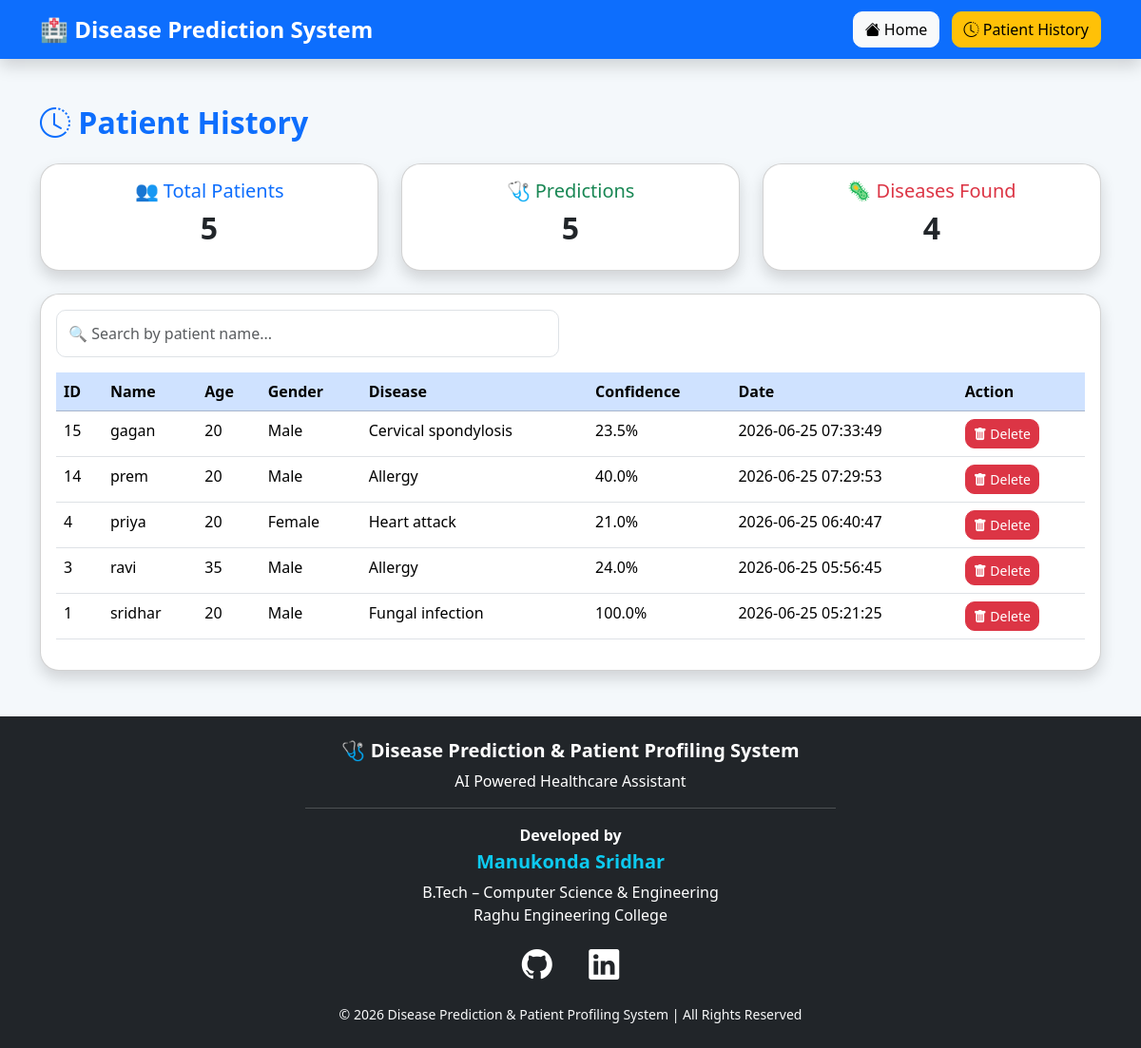
The app's page /history with its own data.
### tables this page shows
CREATE TABLE patients (

            id INTEGER PRIMARY KEY AUTOINCREMENT,

            patient_name TEXT,

            age INTEGER,

            gender TEXT,

            symptoms TEXT,

            predicted_disease TEXT,

            confidence REAL,

            prediction_date TIMESTAMP DEFAULT CURRENT_TIMESTAMP

        );

### app.py (the view)
@app.route("/history")
def history():
    conn = sqlite3.connect("patient_history.db")
    cursor = conn.cursor()
    cursor.execute("""
        SELECT
        id,
        patient_name,
        age,
        gender,
        predicted_disease,
        confidence,
        prediction_date
        FROM patients
        ORDER BY id DESC
    """)
    records = cursor.fetchall()
    cursor.execute("SELECT COUNT(*) FROM patients")
    total_patients = cursor.fetchone()[0]
    cursor.execute("SELECT COUNT(DISTINCT predicted_disease) FROM patients")
    total_diseases = cursor.fetchone()[0]
    cursor.execute("SELECT COUNT(*) FROM patients")
    total_predictions = cursor.fetchone()[0]
    conn.close()
    return render_template(
        "history.html",
        records=records,
        total_patients=total_patients,
        total_diseases=total_diseases,
        total_predictions=total_predictions
    )

### templates/history.html (shortened to what this page needs)
{% extends "base.html" %}
{% block content %}
<h2 class="text-primary mb-4">
    <i class="bi bi-clock-history"></i>
    Patient History
</h2>
<div class="row mb-4">
    <div class="col-md-4">
        <div class="card shadow text-center">
            <div class="card-body">
                <h5 class="text-primary">
                    👥 Total Patients
                </h5>
                <h2>{{ total_patients }}</h2>
            </div>
        </div>
    </div>
    <div class="col-md-4">
        <div class="card shadow text-center">
            <div class="card-body">
                <h5 class="text-success">
                    🩺 Predictions
                </h5>
                <h2>{{ total_predictions }}</h2>
            </div>
        </div>
    </div>
    <div class="col-md-4">
        <div class="card shadow text-center">
            <div class="card-body">
                <h5 class="text-danger">
                    🦠 Diseases Found
                </h5>
                <h2>{{ total_diseases }}</h2>
            </div>
        </div>
    </div>
</div>
<div class="card shadow">
    <div class="card-body">
        <div class="row mb-3">
    <div class="col-md-6">
        <input
            type="text"
            id="searchPatient"
            class="form-control"
            placeholder="🔍 Search by patient name...">
    </div>
</div>
        <table
    id="historyTable"
    class="table table-hover">
            <thead class="table-primary">
                <tr>
                    <th>ID</th>
                    <th>Name</th>
                    <th>Age</th>
                    <th>Gender</th>
                    <th>Disease</th>
                    <th>Confidence</th>
                    <th>Date</th>
                    <th>Action</th>
                </tr>
            </thead>
            <tbody>
                {% for row in records %}
                <tr>
                    <td>{{ row[0] }}</td>
                    <td>{{ row[1] }}</td>
                    <td>{{ row[2] }}</td>
                    <td>{{ row[3] }}</td>
                    <td>{{ row[4] }}</td>
                    <td>{{ row[5] }}%</td>
                    <td>{{ row[6] }}</td>
                    <td>
                        <a
                            href="/delete/{{ row[0] }}"
                            class="btn btn-danger btn-sm"
                            onclick="return confirm('Are you sure you want to delete this patient record?')">
                            <i class="bi bi-trash-fill"></i>
                            Delete
                        </a>
                    </td>
                </tr>
                {% endfor %}
            </tbody>
        </table>
    </div>
</div>
{% endblock %}

### templates/base.html (shortened to what this page needs)
<!DOCTYPE html>
<html lang="en">
<head>
    <link href="https://cdn.jsdelivr.net/npm/bootstrap@5.3.7/dist/css/bootstrap.min.css" rel="stylesheet">
    <link rel="stylesheet"
        href="https://cdn.jsdelivr.net/npm/bootstrap-icons@1.13.1/font/bootstrap-icons.min.css">
    <link rel="stylesheet"
        href="{{ url_for('static', filename='css/style.css') }}">
</head>
<body>
<nav class="navbar navbar-expand-lg navbar-dark bg-primary shadow">
    <div class="container">
        <a class="navbar-brand fw-bold" href="/">
            🏥 Disease Prediction System
        </a>
        <div class="ms-auto">
            <a href="/" class="btn btn-light me-2">
                <i class="bi bi-house-fill"></i>
                Home
            </a>
            <a href="/history" class="btn btn-warning">
                <i class="bi bi-clock-history"></i>
                Patient History
            </a>
        </div>
    </div>
</nav>
    <div class="container my-5">
        {% block content %}
        {% endblock %}
    </div>
<footer class="bg-dark text-white mt-5 py-4">
    <div class="container text-center">
        <h5 class="fw-bold">
            🩺 Disease Prediction & Patient Profiling System
        </h5>
        <p class="mb-2">
            AI Powered Healthcare Assistant
        </p>
        <hr class="border-light w-50 mx-auto">
        <p class="mb-1">
            <strong>Developed by</strong>
        </p>
        <h5 class="text-info">
            Manukonda Sridhar
        </h5>
        <p class="mb-3">
            B.Tech – Computer Science & Engineering<br>
            Raghu Engineering College
        </p>
<div class="social-icons mb-3">
    <a href="https://github.com/Sridhar-manukonda23"
       target="_blank"
       title="GitHub">
        <i class="bi bi-github"></i>
    </a>
    <a href="https://www.linkedin.com/in/sridhar-manukonda-9b04263a7/"
       target="_blank"
       title="LinkedIn">
        <i class="bi bi-linkedin"></i>
    </a>
</div>
        <small class="text-light">
            © 2026 Disease Prediction & Patient Profiling System |
            All Rights Reserved
        </small>
    </div>
</footer>
</body>
</html>

### static/css/style.css (style rules this page uses)
body { background:#f4f8fb; }
.card { border-radius:20px; }
.navbar-brand { font-size:24px; }
.btn { border-radius:10px; }
h2 { font-weight:bold; }
.form-control, .form-select { height:50px; border-radius:10px; }
hr { opacity:0.2; }
footer { background:#212529; }
footer a { transition:.3s; text-decoration:none; }
footer h5 { font-weight:bold; }
.social-icons a { color:white; font-size:32px; margin:0 15px; transition:0.3s ease; }

### records on screen
patients: id "15", patient_name "gagan", age "20", gender "Male", predicted_disease "Cervical spondylosis", confidence "23.5", prediction_date "2026-06-25 07:33:49"
patients: id "14", patient_name "prem", age "20", gender "Male", predicted_disease "Allergy", confidence "40.0", prediction_date "2026-06-25 07:29:53"
patients: id "4", patient_name "priya", age "20", gender "Female", predicted_disease "Heart attack", confidence "21.0", prediction_date "2026-06-25 06:40:47"
patients: id "3", patient_name "ravi", age "35", gender "Male", predicted_disease "Allergy", confidence "24.0", prediction_date "2026-06-25 05:56:45"
patients: id "1", patient_name "sridhar", age "20", gender "Male", predicted_disease "Fungal infection", confidence "100.0", prediction_date "2026-06-25 05:21:25"

### other values on screen
{{ total_patients }} "5"
{{ total_predictions }} "5"
{{ total_diseases }} "4"
